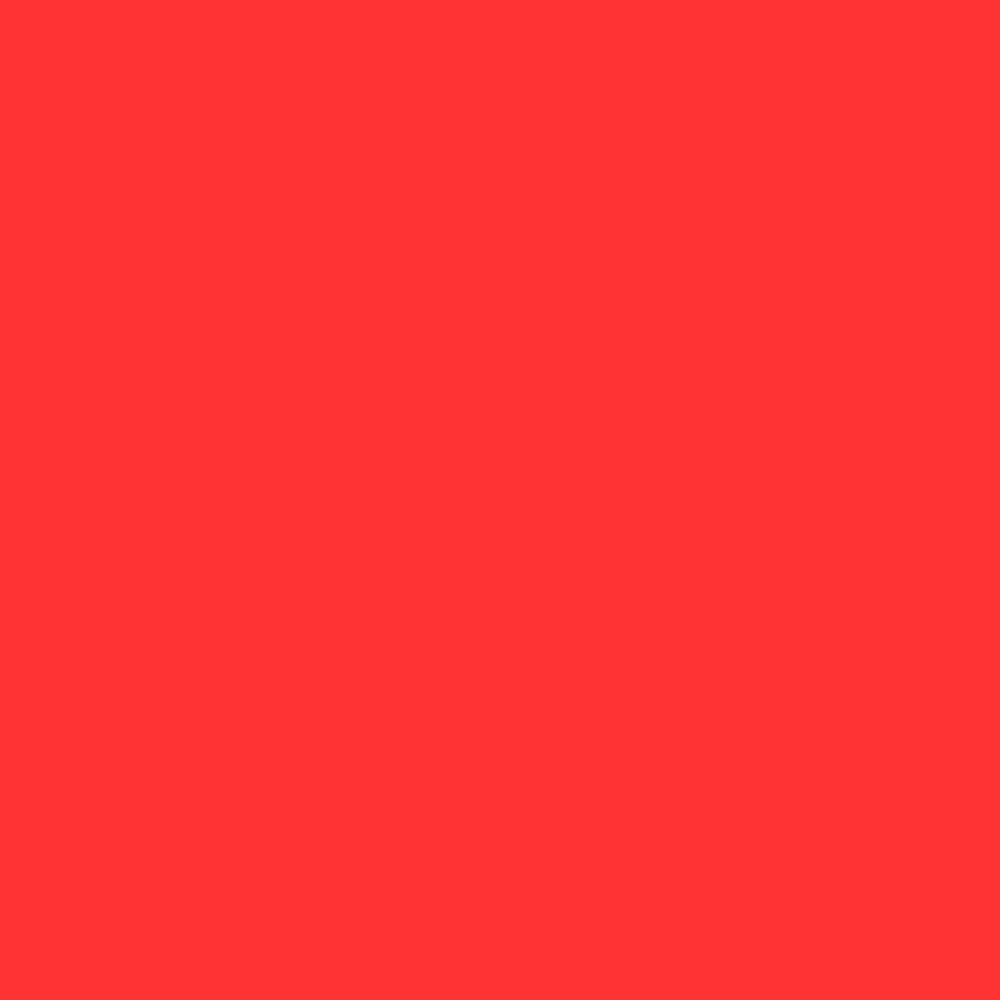
Frame 1 (no input)
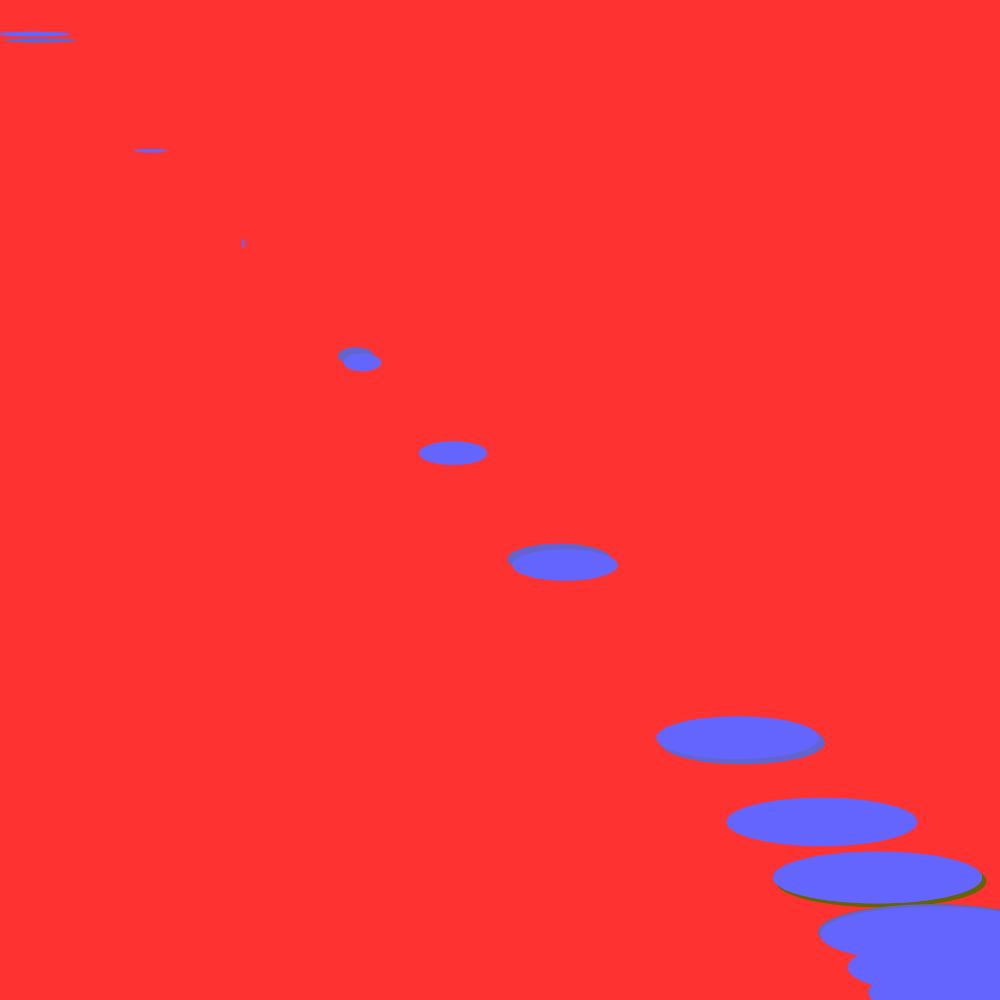
Frame 60 (the mouse pressed at the canvas centre just before this capture)
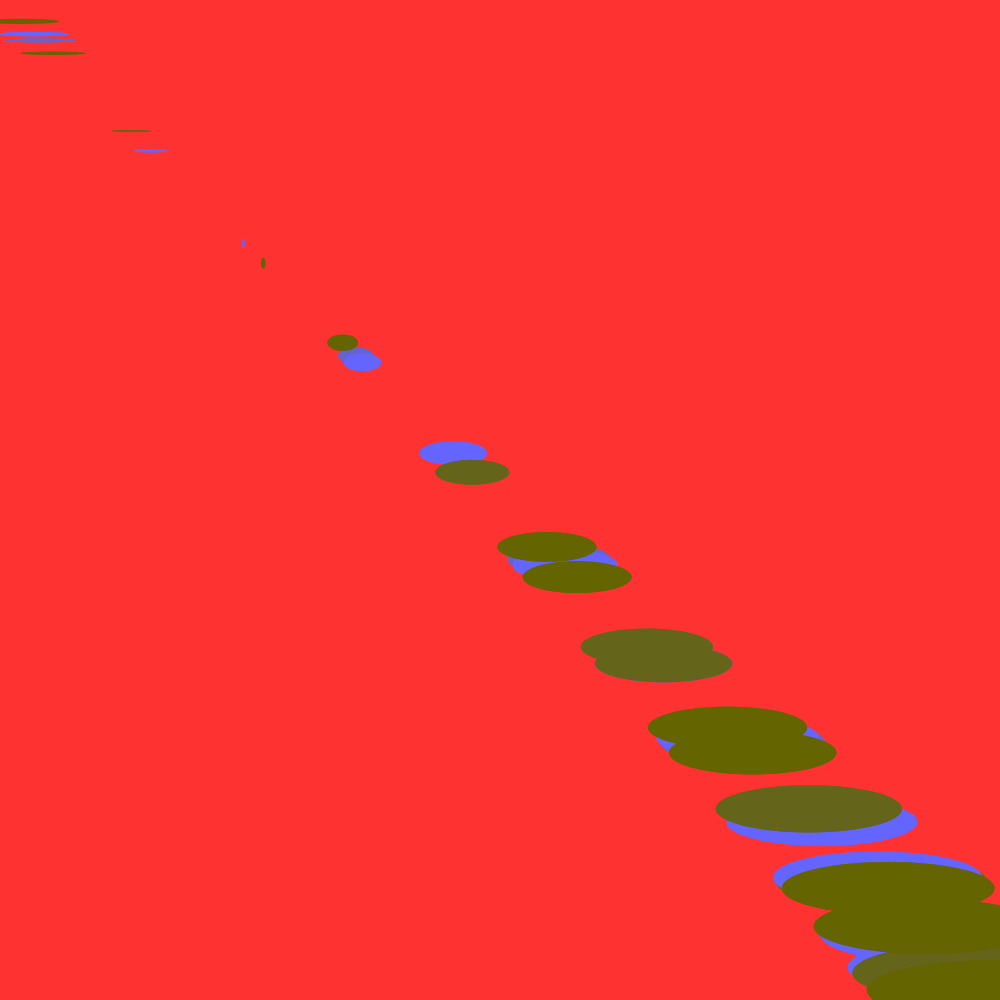
Frame 120 (the mouse held since frame 60 and released just before this capture)

The Processing sketch that drew these frames (run headless with seeded random() and noise(); from frame 60 on, the mouse is pressed at the canvas centre):

// Processing sketch: The_Great_Curve
// ── The_Great_Curve.pde
int x = 0;
int b = 255;
void setup() {
 
  size(1000, 1000);
  
   background(255, 50, 50);

  frameRate(1000);
}

void draw() {
    //background(255, 50, 50);
noStroke();
b = b + 1;
  x = x + 1;
  fill(100, 100, 100 + 255 * sin(b/20));
ellipse( 250 + 750 * sin(x/2), 250 + 750 * sin(x/2), 0 + 250 * sin(x/2), 10 + 50 * sin(x/2)); 
  if(mousePressed){
  save("The Great Curve.png");
  }
}
